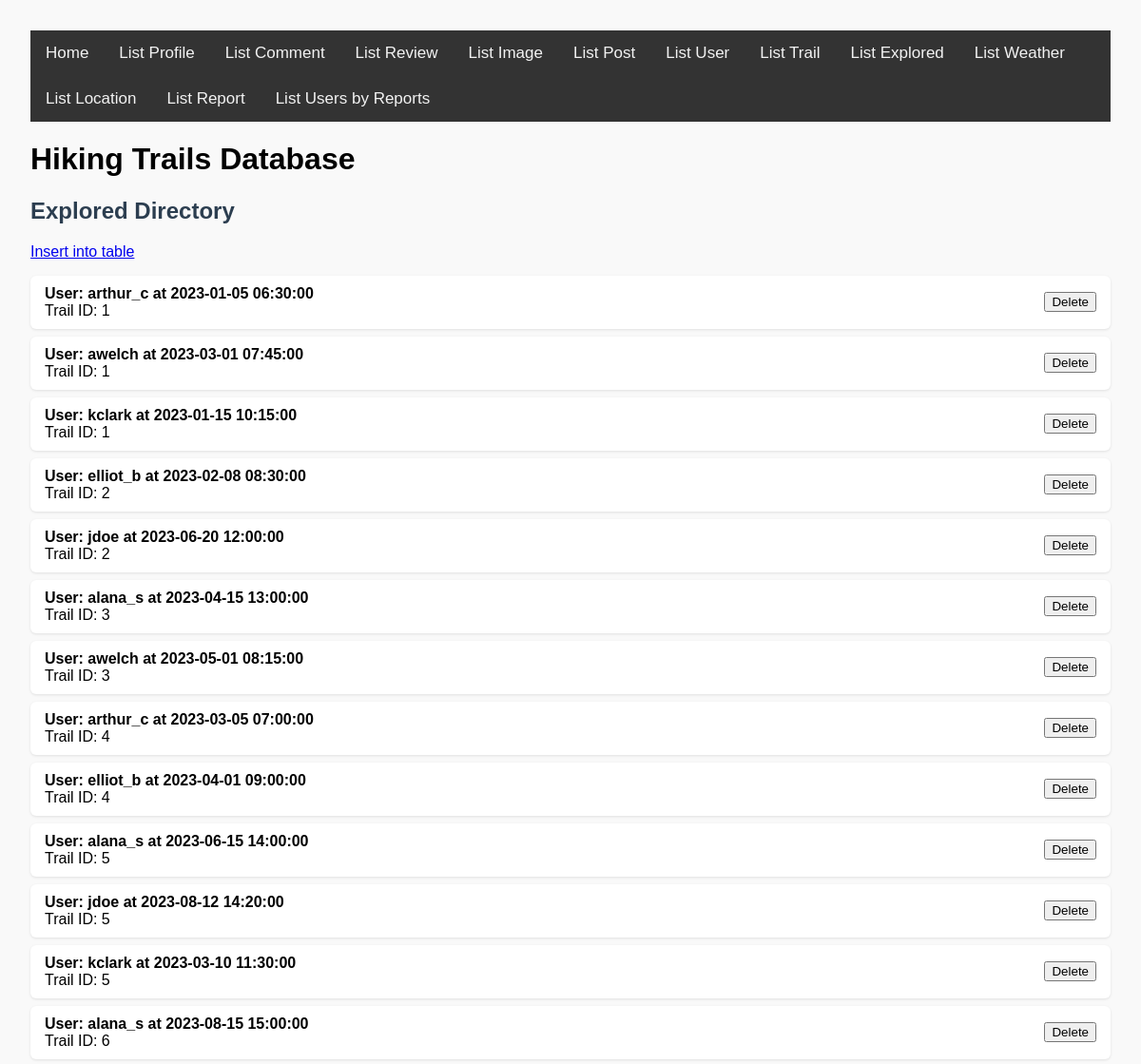
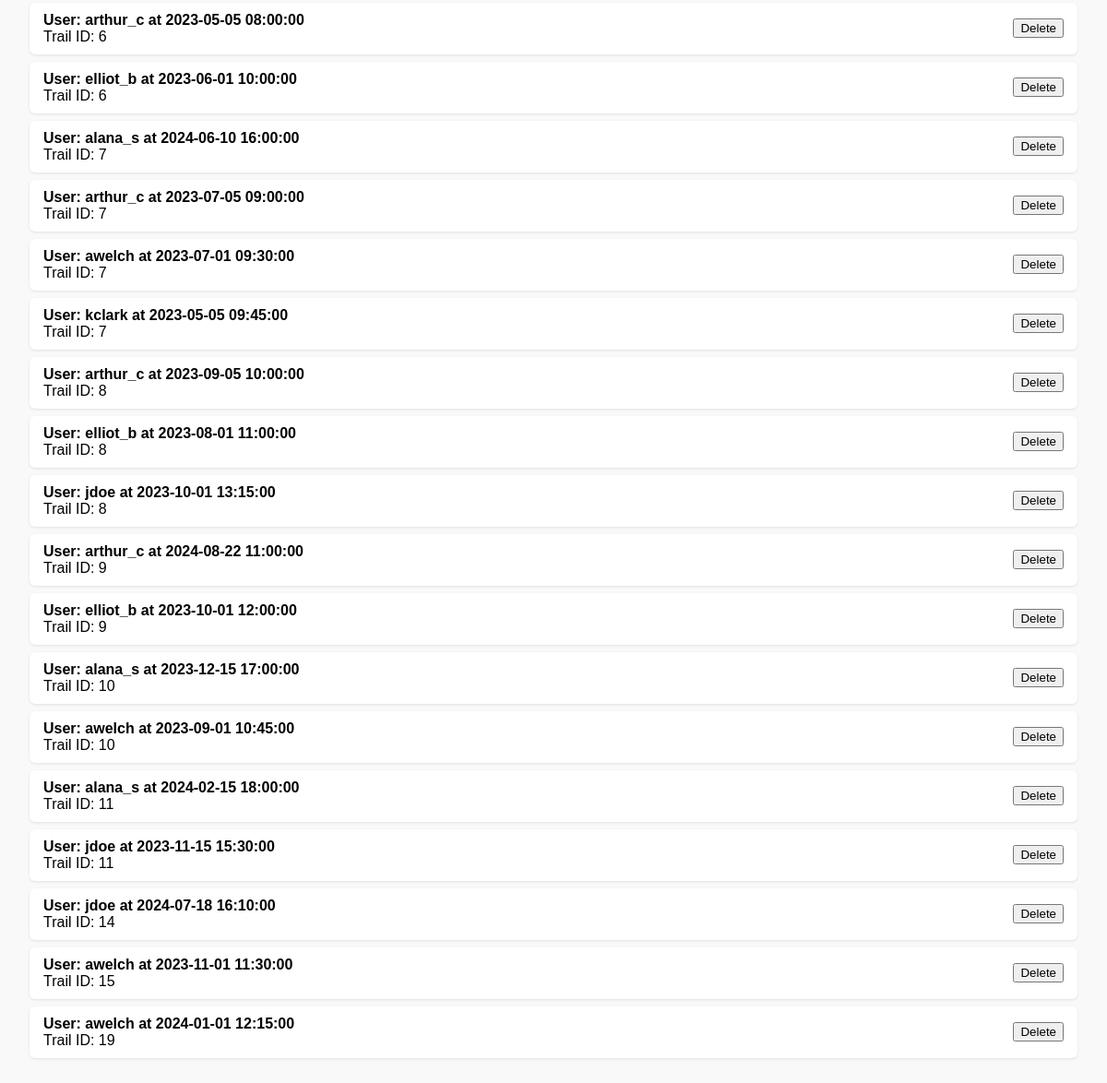
The page /list_explored.php on the database its author committed (2 pictures, top to bottom).
### tables this page shows
CREATE TABLE `explored` (
  `Username` varchar(64) NOT NULL,
  `TrailID` int(11) NOT NULL,
  `ExploredAt` timestamp NOT NULL DEFAULT CURRENT_TIMESTAMP,
  FOREIGN KEY (`Username`) REFERENCES `user`(`Username`) ON DELETE CASCADE,
  FOREIGN KEY (`TrailID`) REFERENCES `trail`(`TrailID`) ON DELETE CASCADE,
  CONSTRAINT `PK_EXPLORED` PRIMARY KEY (`TrailID`, `Username`)
);

### list_explored.php (the view, shortened to what this page needs)
<?php
require_once 'render.php';
?>
<!DOCTYPE html>
<html lang="en">
<head>
    <link rel="stylesheet" href="base.css">
</head>
<body>
<?php require_once 'header.inc.php'; ?>
<div>
    <h2>Explored Directory</h2>
    <a href="./insert.php?table=explored">Insert into table</a>
    <?php
    $conn = new mysqli($servername, $username, $password, $database, $port);
    $sql = "SELECT Username, TrailID, ExploredAt FROM explored";
    $stmt = $conn->prepare($sql);
    $stmt->execute();
    render_rows(
        $stmt,
        function ($username, $trail_id, $explored_at) {
            return get_row_title("User: $username at $explored_at") . "<br>" . get_row_sub("Trail ID: $trail_id");
        },
        "Username|TrailID",
        "explored",
        true,
        $username, $trail_id, $explored_at
    );
    ?>
</div>
</body>
</html>

### render.php (shortened to what this page needs)
<?php
function render_rows(
    mysqli_stmt $stmt,
    callable $get_row_func,
    string $primary_key_column,
    string $table_name,
    bool $is_composite = false,
    &$bound_var,
    &...$bound_vars
): void {
    $stmt->execute();
    $stmt->bind_result($bound_var, ...$bound_vars);
    $rows = [];
    while ($stmt->fetch()) {
        $row = [$bound_var];
        foreach ($bound_vars as $var) {
            $row[] = $var;
        }
        $rows[] = $row;
    }
    echo "<ul class='row-list'>";
    foreach ($rows as $row_data) {
        $clean_var = htmlspecialchars($row_data[0]);
        $form_fields = "";
        $row_id = $clean_var;
        if ($is_composite && strpos($primary_key_column, '|') !== false) {
            $key_parts = explode('|', $primary_key_column);
            $row_id_parts = [];
            foreach ($key_parts as $index => $key_name) {
                $field_value = htmlspecialchars($row_data[$index]);
                $row_id_parts[] = $field_value;
                $form_fields .= "<input type='hidden' name='" . strtolower($key_name) . "' value='$field_value'>\n";
            }
            $row_id = implode('|', $row_id_parts);
        }
        echo "<li style='display: flex; justify-content: space-between; align-items: center; flex-direction: row;'>
            <div>" . $get_row_func(...$row_data) . "</div>";
        if (!empty($primary_key_column)) {
            echo "<form method='POST' style='margin-left: 1em;' onsubmit=\"return confirm('Delete this row?');\">
                <input type='hidden' name='row_id' value='" . $row_id . "'>
                <input type='hidden' name='table' value='" . $table_name . "'>
                $form_fields
                <button type='submit' class='delete-btn'>Delete</button>
            </form>";
        }
        echo "</li>";
    }
    echo "</ul>";
}
function get_row_title(string $column_data): string {
    return "<strong>" . $column_data . "</strong>";
}
function get_row_sub(string $column_data): string {
    return  $column_data;
}
?>

### base.css (style rules this page uses)
body { font-family: Arial, sans-serif; margin: 2em; background-color: #f9f9f9; }
h2 { color: #2c3e50; }
ul.row-list { list-style: none; padding: 0; }
ul.row-list li, .insert-input-div { background: #ffffff; padding: 10px 15px; margin: 8px 0; border-radius: 6px; box-shadow: 0 1px 3px rgba(0, 0, 0, 0.1); }

### rows shown on the page
explored: column_data "User: arthur_c at 2023-01-05 06:30:00", TrailID "Trail ID: 1"
explored: column_data "User: awelch at 2023-03-01 07:45:00", TrailID "Trail ID: 1"
explored: column_data "User: kclark at 2023-01-15 10:15:00", TrailID "Trail ID: 1"
explored: column_data "User: elliot_b at 2023-02-08 08:30:00", TrailID "Trail ID: 2"
explored: column_data "User: jdoe at 2023-06-20 12:00:00", TrailID "Trail ID: 2"
explored: column_data "User: alana_s at 2023-04-15 13:00:00", TrailID "Trail ID: 3"
explored: column_data "User: awelch at 2023-05-01 08:15:00", TrailID "Trail ID: 3"
explored: column_data "User: arthur_c at 2023-03-05 07:00:00", TrailID "Trail ID: 4"
explored: column_data "User: elliot_b at 2023-04-01 09:00:00", TrailID "Trail ID: 4"
explored: column_data "User: alana_s at 2023-06-15 14:00:00", TrailID "Trail ID: 5"
explored: column_data "User: jdoe at 2023-08-12 14:20:00", TrailID "Trail ID: 5"
explored: column_data "User: kclark at 2023-03-10 11:30:00", TrailID "Trail ID: 5"
explored: column_data "User: alana_s at 2023-08-15 15:00:00", TrailID "Trail ID: 6"
explored: column_data "User: arthur_c at 2023-05-05 08:00:00", TrailID "Trail ID: 6"
explored: column_data "User: elliot_b at 2023-06-01 10:00:00", TrailID "Trail ID: 6"
explored: column_data "User: alana_s at 2024-06-10 16:00:00", TrailID "Trail ID: 7"
explored: column_data "User: arthur_c at 2023-07-05 09:00:00", TrailID "Trail ID: 7"
explored: column_data "User: awelch at 2023-07-01 09:30:00", TrailID "Trail ID: 7"
explored: column_data "User: kclark at 2023-05-05 09:45:00", TrailID "Trail ID: 7"
explored: column_data "User: arthur_c at 2023-09-05 10:00:00", TrailID "Trail ID: 8"
explored: column_data "User: elliot_b at 2023-08-01 11:00:00", TrailID "Trail ID: 8"
explored: column_data "User: jdoe at 2023-10-01 13:15:00", TrailID "Trail ID: 8"
explored: column_data "User: arthur_c at 2024-08-22 11:00:00", TrailID "Trail ID: 9"
explored: column_data "User: elliot_b at 2023-10-01 12:00:00", TrailID "Trail ID: 9"
explored: column_data "User: alana_s at 2023-12-15 17:00:00", TrailID "Trail ID: 10"
explored: column_data "User: awelch at 2023-09-01 10:45:00", TrailID "Trail ID: 10"
explored: column_data "User: alana_s at 2024-02-15 18:00:00", TrailID "Trail ID: 11"
explored: column_data "User: jdoe at 2023-11-15 15:30:00", TrailID "Trail ID: 11"
explored: column_data "User: jdoe at 2024-07-18 16:10:00", TrailID "Trail ID: 14"
explored: column_data "User: awelch at 2023-11-01 11:30:00", TrailID "Trail ID: 15"
explored: column_data "User: awelch at 2024-01-01 12:15:00", TrailID "Trail ID: 19"
